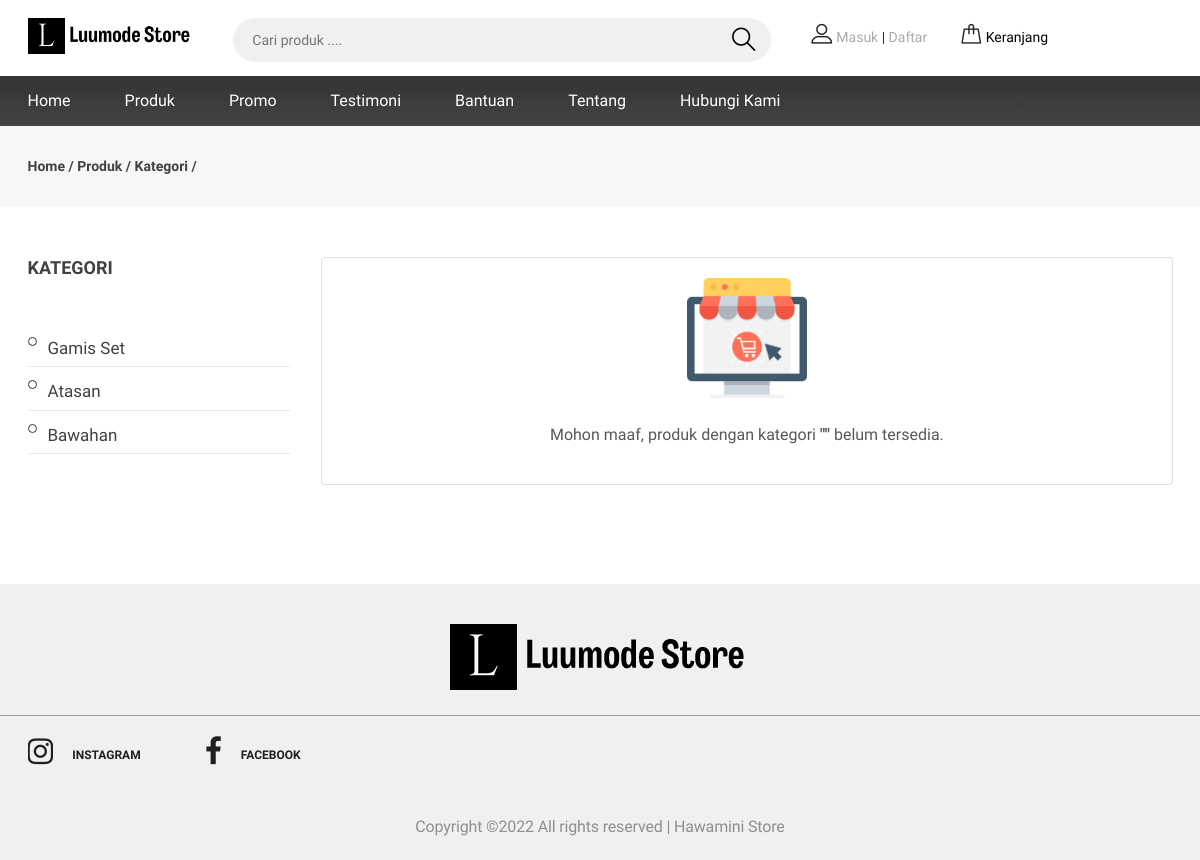
/produk-kategori.php, run on an earlier commit of the app's database.
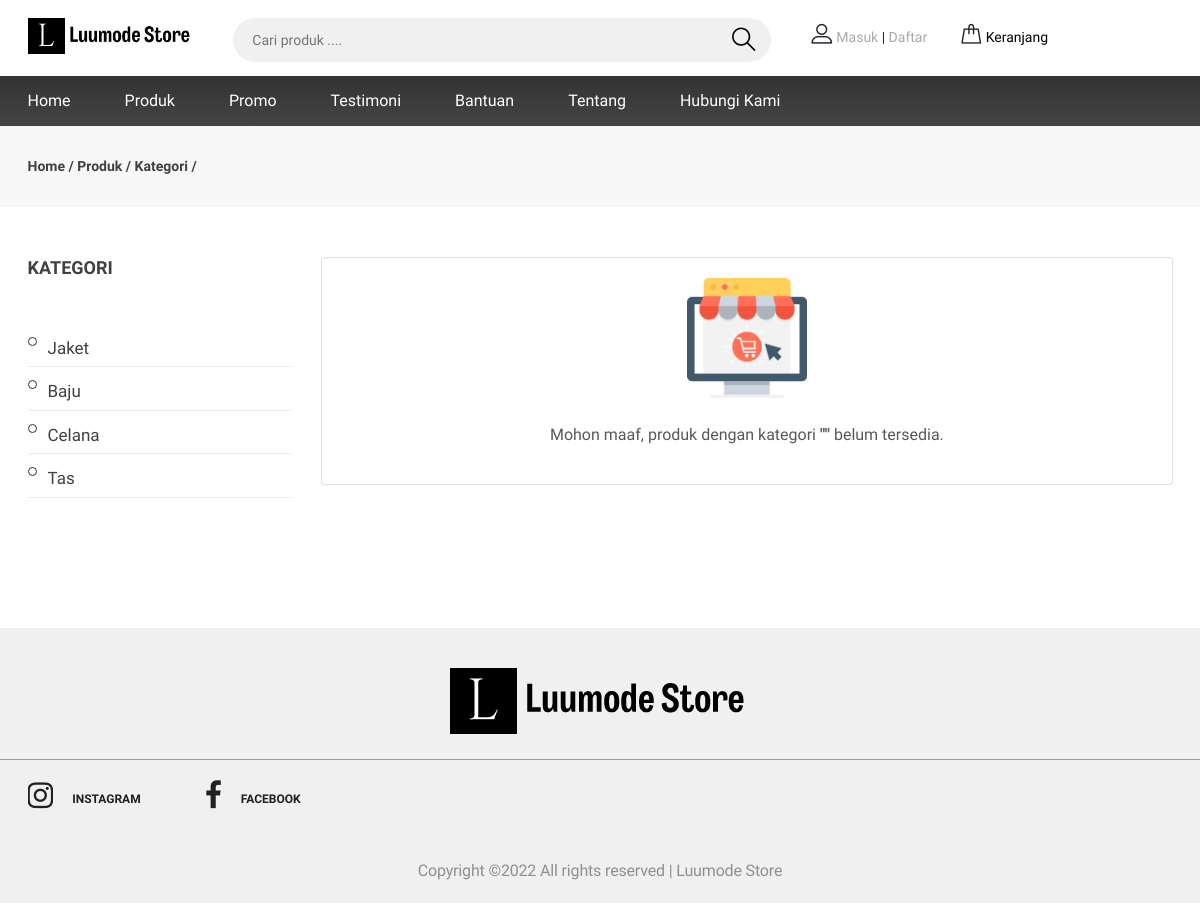
And on a later commit of the database.
### tables this page shows
CREATE TABLE `tbl_kategori` (
  `id_kategori` int(11) NOT NULL,
  `nama_kategori` varchar(30) NOT NULL,
  `id_user` int(11) NOT NULL,
  `tanggal_update` timestamp NOT NULL DEFAULT CURRENT_TIMESTAMP ON UPDATE CURRENT_TIMESTAMP
);

CREATE TABLE `tbl_instansi` (
  `id_instansi` int(11) NOT NULL,
  `nama_instansi` varchar(50) NOT NULL,
  `pimpinan_instansi` varchar(50) NOT NULL,
  `email_instansi` varchar(50) NOT NULL,
  `telepon_instansi` varchar(15) NOT NULL,
  `facebook` varchar(50) NOT NULL,
  `instagram` varchar(50) NOT NULL,
  `website` varchar(50) NOT NULL,
  `logo_instansi` text NOT NULL,
  `alamat_instansi` text NOT NULL,
  `maps` text NOT NULL,
  `tentang` text NOT NULL,
  `id_user` int(11) NOT NULL,
  `tanggal_update` timestamp NOT NULL DEFAULT CURRENT_TIMESTAMP ON UPDATE CURRENT_TIMESTAMP
);

### config/class.php (called while the page is built, shortened)
<?php
$mysqli = new mysqli("localhost","root","","toko");
class kategori
{
	public $koneksi;
	function __construct($mysqli)
	{
		$this->koneksi = $mysqli;
	}
	function show()
	{
		$semuadata = array();
		$ambil = $this->koneksi->query("SELECT * FROM tbl_kategori ORDER BY id_kategori DESC");
		while ($pecahdata=$ambil->fetch_assoc())
		{
			$semuadata[]=$pecahdata;
		}
		return $semuadata;
	}
}
class instansi
{
	public $koneksi;
	function __construct($mysqli)
	{
		$this->koneksi = $mysqli;
	}
	function detail()
	{
		$ambil = $this->koneksi->query("SELECT * FROM tbl_instansi WHERE id_instansi='1' ");
		$pecah = $ambil->fetch_assoc();
		return $pecah;
	}
	function logo()
	{
		$ambil = $this->koneksi->query("SELECT * FROM tbl_logo WHERE id='1' ");
		$pecah = $ambil->fetch_assoc();
		return $pecah;
	}
}
$kategori 	   = new kategori($mysqli);
$instansi 	   = new instansi($mysqli);
?>

### produk-kategori.php (the view, shortened to what this page needs)
<?php
include 'config/class.php';
$id_kategori = $_GET['id'];
$batas=8;
if (isset($_GET["page"]) AND !empty($_GET["page"]))
{
	$posisi = ($_GET["page"]-1)*8;
}
else
{
	$posisi = 0;
}
$dataproduk=$produk->produkkategori($id_kategori,$posisi,$batas);
$datakategoriproduk = $kategori->detail($id_kategori);
$nama_kategori=$datakategoriproduk['nama_kategori'];
$kategori = $kategori->show();
?>
<!DOCTYPE html>
<html lang="zxx">
<head>
	<link rel="stylesheet" href="css/bootstrap.min.css"/>
	<link rel="stylesheet" href="css/font-awesome.min.css"/>
	<link rel="stylesheet" href="css/flaticon.css"/>
	<link rel="stylesheet" href="css/slicknav.min.css"/>
	<link rel="stylesheet" href="css/jquery-ui.min.css"/>
	<link rel="stylesheet" href="css/owl.carousel.min.css"/>
	<link rel="stylesheet" href="css/animate.css"/>
	<link rel="stylesheet" href="css/style.css"/>
</head>
<body>
	<?php include 'header.php'; ?>
	<div class="page-top-info">
		<div class="container">
			<div class="site-pagination">
				<a href="">Home</a> /
				<a href="">Produk</a> /
				<a href="">Kategori</a> /
			</div>
		</div>
	</div>
	<section class="category-section spad">
		<div class="container">
			<div class="row">
				<div class="col-lg-3 order-2 order-lg-1">
					<div class="filter-widget">
						<h2 class="fw-title">Kategori</h2>
						<ul class="category-menu">
							<?php foreach ($kategori as $key => $value): ?>
								<li><a href="produk-kategori?id=<?= $value['id_kategori'] ?>"><?= $value['nama_kategori'] ?></a></li>
							<?php endforeach ?>
						</ul>
					</div>
				</div>
				<div class="col-lg-9  order-1 order-lg-2 mb-5 mb-lg-0">
					<div class="row">
						<?php if (empty($dataproduk)): ?>
							<div class="col-md-12">
								<div class="card">
									<div class="card-body">
										<center>
											<img width="120" src="img/online-shop.png" alt=""><br><br>
											<p>Mohon maaf, produk dengan kategori <strong>"<?= $nama_kategori ?>"</strong> belum tersedia.</p>
										</center>
									</div>
								</div>
							</div>
							<?php endif ?>
							<div class="text-center w-100 pt-3">
</div>
</div>
</div>
</div>
</div>
</section>
<?php include 'footer.php'; ?>
</body>
</html>

### footer.php
<?php
	$logi = $instansi->logo();
	$finstansi = $instansi->detail();
?>
<section class="footer-section">
	<div class="container">
		<div class="footer-logo text-center">
			<a href="./"><img src="media/upload-instansi/<?= $logi['gambar'] ?>" alt=""></a>
		</div>
	</div>
	<div class="social-links-warp">
		<div class="container">
			<div class="social-links">
				<a href="" class="instagram"><i class="fa fa-instagram"></i><span>instagram</span></a>
				<a href="" class="facebook"><i class="fa fa-facebook"></i><span>facebook</span></a>
			</div>
			<p class=" text-center mt-5">Copyright &copy;<script>document.write(new Date().getFullYear());</script> All rights reserved | <?= $finstansi['nama_instansi'] ?></p>
		</div>
	</div>
</section>

What changed in the data, as far as the page shows it:
removed tbl_kategori: nama_kategori "Gamis Set"
removed tbl_kategori: nama_kategori "Atasan"
removed tbl_kategori: nama_kategori "Bawahan"
added tbl_kategori: nama_kategori "Jaket"
added tbl_kategori: nama_kategori "Baju"
added tbl_kategori: nama_kategori "Celana"
added tbl_kategori: nama_kategori "Tas"
changed tbl_instansi: nama_instansi "Hawamini Store" → "Luumode Store"
